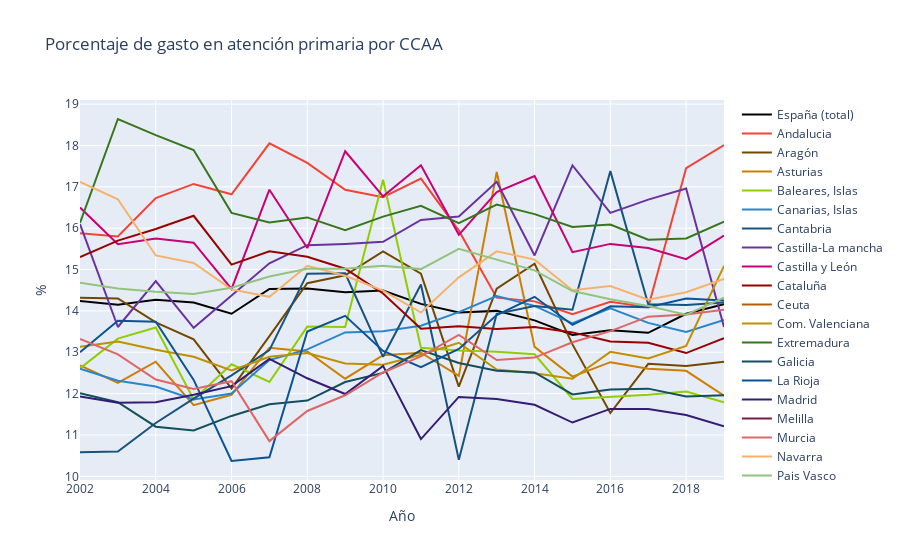

Notebook cell for this chart:
### Code cell
andalucia = go.Scatter(x= df3[lista_columnas[0]] , y= df3[lista_columnas[1]] , name = 'Andalucia' , mode= 'lines' , marker= dict(color= '#f44336'))
aragon = go.Scatter(x= df3[lista_columnas[0]] , y= df3[lista_columnas[2]] , name = 'Aragón' , mode= 'lines' , marker= dict(color= '#744700'))
asturias = go.Scatter(x= df3[lista_columnas[0]] , y= df3[lista_columnas[3]] , name = 'Asturias' , mode= 'lines' , marker= dict(color= '#ce7e00'))
baleares = go.Scatter(x= df3[lista_columnas[0]] , y= df3[lista_columnas[4]] , name = 'Baleares, Islas' , mode= 'lines' , marker= dict(color= '#8fce00'))
canarias = go.Scatter(x= df3[lista_columnas[0]] , y= df3[lista_columnas[5]] , name = 'Canarias, Islas' , mode= 'lines' , marker= dict(color= '#2986cc'))
cantabria = go.Scatter(x= df3[lista_columnas[0]] , y= df3[lista_columnas[6]] , name = 'Cantabria' , mode= 'lines' , marker= dict(color= '#16537e'))
clm = go.Scatter(x= df3[lista_columnas[0]] , y= df3[lista_columnas[7]] , name = 'Castilla-La mancha' , mode= 'lines' , marker= dict(color= '#6a329f'))
cyl = go.Scatter(x= df3[lista_columnas[0]] , y= df3[lista_columnas[8]] , name = 'Castilla y León' , mode= 'lines' , marker= dict(color= '#c90076'))
cataluña = go.Scatter(x= df3[lista_columnas[0]] , y= df3[lista_columnas[9]] , name = 'Cataluña' , mode= 'lines' , marker= dict(color= '#990000'))
ceuta = go.Scatter(x= df3[lista_columnas[0]] , y= df3[lista_columnas[10]] , name = 'Ceuta' , mode= 'lines' , marker= dict(color= '#b45f06'))
valencia = go.Scatter(x= df3[lista_columnas[0]] , y= df3[lista_columnas[11]] , name = 'Com. Valenciana' , mode= 'lines' , marker= dict(color= '#bf9000'))
españa = go.Scatter(x= df3[lista_columnas[0]] , y= df3[lista_columnas[12]] , name = 'España (total)' , mode= 'lines' , marker= dict(color= '#000000'))
extrem = go.Scatter(x= df3[lista_columnas[0]] , y= df3[lista_columnas[13]] , name = 'Extremadura' , mode= 'lines' , marker= dict(color= '#38761d'))
galicia = go.Scatter(x= df3[lista_columnas[0]] , y= df3[lista_columnas[14]] , name = 'Galicia' , mode= 'lines' , marker= dict(color= '#134f5c'))
rioja = go.Scatter(x= df3[lista_columnas[0]] , y= df3[lista_columnas[15]] , name = 'La Rioja' , mode= 'lines' , marker= dict(color= '#0b5394'))
madrid = go.Scatter(x= df3[lista_columnas[0]] , y= df3[lista_columnas[16]] , name = 'Madrid' , mode= 'lines' , marker= dict(color= '#351c75'))
melilla = go.Scatter(x= df3[lista_columnas[0]] , y= df3[lista_columnas[17]] , name = 'Melilla' , mode= 'lines' , marker= dict(color= '#741b47'))
murcia = go.Scatter(x= df3[lista_columnas[0]] , y= df3[lista_columnas[18]] , name = 'Murcia' , mode= 'lines' , marker= dict(color= '#e06666'))
navarra = go.Scatter(x= df3[lista_columnas[0]] , y= df3[lista_columnas[19]] , name = 'Navarra' , mode= 'lines' , marker= dict(color= '#f6b26b'))
pv = go.Scatter(x= df3[lista_columnas[0]] , y= df3[lista_columnas[20]] , name = 'Pais Vasco' , mode= 'lines' , marker= dict(color= '#93c47d'))

data = [españa , andalucia , aragon , asturias , baleares , canarias , cantabria , clm , cyl , cataluña , ceuta , valencia , extrem , galicia , rioja , madrid , melilla , murcia , navarra , pv]
layout = dict(title= 'Porcentaje de gasto en atención primaria por CCAA' , xaxis= dict(title= 'Año') , yaxis= dict(title= '%'))

porcentaje_atencion_primaria = go.Figure(data= data , layout= layout)
iplot(porcentaje_atencion_primaria)

### Figure 1 — Plotly figure (JSON) as saved in the notebook; plotly's stock layout.template omitted (floating-point values rounded to 4 significant figures)
{"data": [{"marker": {"color": "#000000"}, "mode": "lines", "name": "España (total)", "type": "scatter", "x": [2019, 2018, 2017, 2016, 2015, 2014, 2013, 2012, 2011, 2010, 2009, 2008, 2007, 2006, 2005, 2004, 2003, 2002], "y": [14.16, 13.93, 13.47, 13.53, 13.42, 13.77, 14, 13.96, 14.17, 14.49, 14.45, 14.54, 14.53, 13.93, 14.2, 14.27, 14.15, 14.24]}, {"marker": {"color": "#f44336"}, "mode": "lines", "name": "Andalucia", "type": "scatter", "x": [2019, 2018, 2017, 2016, 2015, 2014, 2013, 2012, 2011, 2010, 2009, 2008, 2007, 2006, 2005, 2004, 2003, 2002], "y": [18.01, 17.45, 14.09, 14.22, 13.92, 14.23, 14.32, 15.94, 17.2, 16.75, 16.93, 17.58, 18.05, 16.82, 17.07, 16.73, 15.8, 15.88]}, {"marker": {"color": "#744700"}, "mode": "lines", "name": "Aragón", "type": "scatter", "x": [2019, 2018, 2017, 2016, 2015, 2014, 2013, 2012, 2011, 2010, 2009, 2008, 2007, 2006, 2005, 2004, 2003, 2002], "y": [12.77, 12.67, 12.72, 11.53, 13.19, 15.14, 14.54, 12.17, 14.9, 15.44, 14.86, 14.67, 13.39, 12.12, 13.31, 13.72, 14.3, 14.32]}, {"marker": {"color": "#ce7e00"}, "mode": "lines", "name": "Asturias", "type": "scatter", "x": [2019, 2018, 2017, 2016, 2015, 2014, 2013, 2012, 2011, 2010, 2009, 2008, 2007, 2006, 2005, 2004, 2003, 2002], "y": [11.95, 12.55, 12.6, 12.76, 12.41, 13.13, 17.36, 12.43, 12.99, 12.93, 12.36, 13.02, 13.11, 11.97, 11.72, 12.77, 12.26, 12.68]}, {"marker": {"color": "#8fce00"}, "mode": "lines", "name": "Baleares, Islas", "type": "scatter", "x": [2019, 2018, 2017, 2016, 2015, 2014, 2013, 2012, 2011, 2010, 2009, 2008, 2007, 2006, 2005, 2004, 2003, 2002], "y": [11.79, 12.05, 11.97, 11.92, 11.87, 12.95, 13.01, 13.04, 13.11, 17.17, 13.61, 13.62, 12.28, 12.71, 11.86, 13.6, 13.33, 12.61]}, {"marker": {"color": "#2986cc"}, "mode": "lines", "name": "Canarias, Islas", "type": "scatter", "x": [2019, 2018, 2017, 2016, 2015, 2014, 2013, 2012, 2011, 2010, 2009, 2008, 2007, 2006, 2005, 2004, 2003, 2002], "y": [13.78, 13.49, 13.71, 14.06, 13.7, 14.12, 14.36, 13.97, 13.64, 13.51, 13.48, 13.07, 12.81, 12, 11.86, 12.17, 12.31, 12.6]}, {"marker": {"color": "#16537e"}, "mode": "lines", "name": "Cantabria", "type": "scatter", "x": [2019, 2018, 2017, 2016, 2015, 2014, 2013, 2012, 2011, 2010, 2009, 2008, 2007, 2006, 2005, 2004, 2003, 2002], "y": [14.2, 14.14, 14.16, 17.38, 14.03, 14.12, 13.93, 10.4, 14.64, 12.89, 14.91, 14.9, 13.05, 12.44, 11.88, 11.29, 10.6, 10.58]}, {"marker": {"color": "#6a329f"}, "mode": "lines", "name": "Castilla-La mancha", "type": "scatter", "x": [2019, 2018, 2017, 2016, 2015, 2014, 2013, 2012, 2011, 2010, 2009, 2008, 2007, 2006, 2005, 2004, 2003, 2002], "y": [13.61, 16.96, 16.69, 16.37, 17.52, 15.34, 17.12, 16.28, 16.2, 15.67, 15.62, 15.59, 15.15, 14.38, 13.59, 14.72, 13.61, 16.1]}, {"marker": {"color": "#c90076"}, "mode": "lines", "name": "Castilla y León", "type": "scatter", "x": [2019, 2018, 2017, 2016, 2015, 2014, 2013, 2012, 2011, 2010, 2009, 2008, 2007, 2006, 2005, 2004, 2003, 2002], "y": [15.82, 15.25, 15.52, 15.62, 15.42, 17.26, 16.87, 15.84, 17.52, 16.77, 17.86, 15.52, 16.93, 14.53, 15.65, 15.75, 15.61, 16.5]}, {"marker": {"color": "#990000"}, "mode": "lines", "name": "Cataluña", "type": "scatter", "x": [2019, 2018, 2017, 2016, 2015, 2014, 2013, 2012, 2011, 2010, 2009, 2008, 2007, 2006, 2005, 2004, 2003, 2002], "y": [13.34, 12.98, 13.23, 13.26, 13.48, 13.61, 13.56, 13.63, 13.57, 14.42, 15.02, 15.31, 15.44, 15.12, 16.3, 15.98, 15.7, 15.3]}, {"marker": {"color": "#b45f06"}, "mode": "lines", "name": "Ceuta", "type": "scatter", "x": [2019, 2018, 2017, 2016, 2015, 2014, 2013, 2012, 2011, 2010, 2009, 2008, 2007, 2006, 2005, 2004, 2003, 2002], "y": [null, null, null, null, null, null, null, null, null, null, null, null, null, null, null, null, null, null]}, {"marker": {"color": "#bf9000"}, "mode": "lines", "name": "Com. Valenciana", "type": "scatter", "x": [2019, 2018, 2017, 2016, 2015, 2014, 2013, 2012, 2011, 2010, 2009, 2008, 2007, 2006, 2005, 2004, 2003, 2002], "y": [15.09, 13.15, 12.85, 13.01, 12.36, 12.49, 12.58, 13.23, 12.94, 12.7, 12.73, 12.98, 12.89, 12.56, 12.89, 13.06, 13.26, 13.13]}, {"marker": {"color": "#38761d"}, "mode": "lines", "name": "Extremadura", "type": "scatter", "x": [2019, 2018, 2017, 2016, 2015, 2014, 2013, 2012, 2011, 2010, 2009, 2008, 2007, 2006, 2005, 2004, 2003, 2002], "y": [16.16, 15.75, 15.72, 16.09, 16.03, 16.34, 16.57, 16.12, 16.54, 16.28, 15.95, 16.26, 16.14, 16.37, 17.89, 18.25, 18.64, 16.13]}, {"marker": {"color": "#134f5c"}, "mode": "lines", "name": "Galicia", "type": "scatter", "x": [2019, 2018, 2017, 2016, 2015, 2014, 2013, 2012, 2011, 2010, 2009, 2008, 2007, 2006, 2005, 2004, 2003, 2002], "y": [11.96, 11.93, 12.12, 12.1, 11.98, 12.51, 12.55, 12.74, 13.05, 12.5, 12.28, 11.83, 11.74, 11.46, 11.11, 11.2, 11.79, 12.01]}, {"marker": {"color": "#0b5394"}, "mode": "lines", "name": "La Rioja", "type": "scatter", "x": [2019, 2018, 2017, 2016, 2015, 2014, 2013, 2012, 2011, 2010, 2009, 2008, 2007, 2006, 2005, 2004, 2003, 2002], "y": [14.25, 14.3, 14.09, 14.11, 13.66, 14.34, 13.9, 13.08, 12.64, 13.03, 13.88, 13.5, 10.46, 10.37, 12.33, 13.74, 13.76, 13]}, {"marker": {"color": "#351c75"}, "mode": "lines", "name": "Madrid", "type": "scatter", "x": [2019, 2018, 2017, 2016, 2015, 2014, 2013, 2012, 2011, 2010, 2009, 2008, 2007, 2006, 2005, 2004, 2003, 2002], "y": [11.21, 11.48, 11.63, 11.63, 11.3, 11.73, 11.87, 11.92, 10.9, 12.67, 11.99, 12.37, 12.84, 12.18, 11.97, 11.79, 11.78, 11.93]}, {"marker": {"color": "#741b47"}, "mode": "lines", "name": "Melilla", "type": "scatter", "x": [2019, 2018, 2017, 2016, 2015, 2014, 2013, 2012, 2011, 2010, 2009, 2008, 2007, 2006, 2005, 2004, 2003, 2002], "y": [null, null, null, null, null, null, null, null, null, null, null, null, null, null, null, null, null, null]}, {"marker": {"color": "#e06666"}, "mode": "lines", "name": "Murcia", "type": "scatter", "x": [2019, 2018, 2017, 2016, 2015, 2014, 2013, 2012, 2011, 2010, 2009, 2008, 2007, 2006, 2005, 2004, 2003, 2002], "y": [14.03, 13.91, 13.86, 13.51, 13.24, 12.87, 12.81, 13.42, 12.9, 12.51, 11.96, 11.58, 10.85, 12.3, 12.11, 12.34, 12.95, 13.32]}, {"marker": {"color": "#f6b26b"}, "mode": "lines", "name": "Navarra", "type": "scatter", "x": [2019, 2018, 2017, 2016, 2015, 2014, 2013, 2012, 2011, 2010, 2009, 2008, 2007, 2006, 2005, 2004, 2003, 2002], "y": [14.77, 14.45, 14.27, 14.6, 14.5, 15.24, 15.44, 14.81, 13.96, 14.49, 14.85, 15.09, 14.34, 14.52, 15.16, 15.34, 16.7, 17.12]}, {"marker": {"color": "#93c47d"}, "mode": "lines", "name": "Pais Vasco", "type": "scatter", "x": [2019, 2018, 2017, 2016, 2015, 2014, 2013, 2012, 2011, 2010, 2009, 2008, 2007, 2006, 2005, 2004, 2003, 2002], "y": [14.32, 13.91, 14.12, 14.28, 14.48, 14.98, 15.24, 15.5, 15.01, 15.09, 15.02, 15.02, 14.83, 14.56, 14.41, 14.46, 14.54, 14.68]}], "layout": {"title": {"text": "Porcentaje de gasto en atención primaria por CCAA"}, "xaxis": {"title": {"text": "Año"}}, "yaxis": {"title": {"text": "%"}}}}
